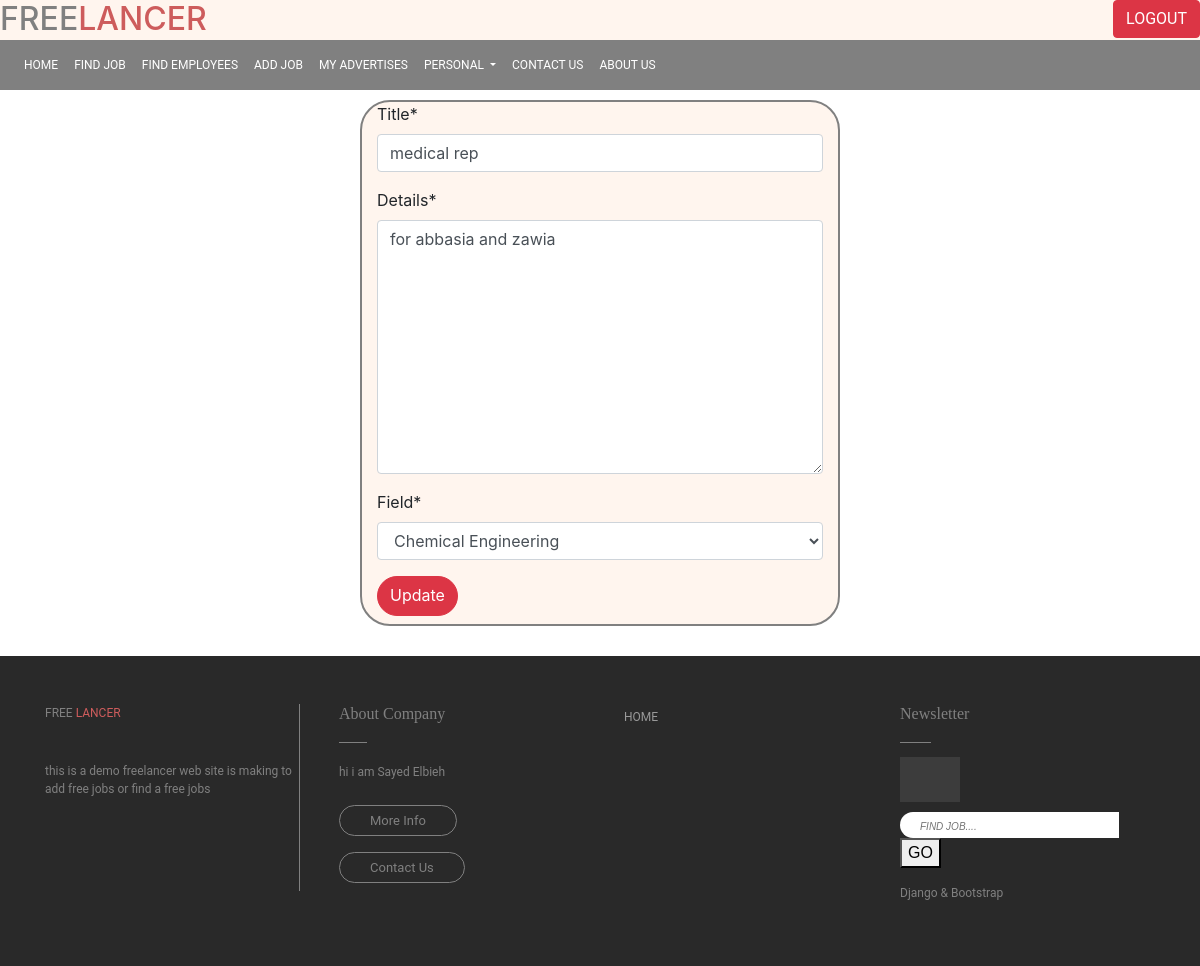
Screenshot of /advertis/my_advertises/edit/9 (signed in) with the database file from the repository.
### Advertis/models.py (models this page shows, shortened)
class adver_m (models.Model):
    user=models.ForeignKey(User,on_delete=models.CASCADE)
    title=models.CharField(max_length=120,blank=False)
    details=models.TextField(max_length=500,blank=False)
    date=models.DateField(auto_now_add=True)
    field=models.CharField(max_length=50,choices=JOb_CHOICES,default='Other')
    status=models.CharField(max_length=22,choices=status_choises,default="waiting admin approval")

### Advertis/views.py (the view)
# urls.py: url(r'^my_advertises/edit/(?P<adv_id>[0-9]*)$',views.edit_adv,name="edit_adv"),
def edit_adv(request,adv_id):
    req_user=request.user
    query=adver_m.objects.get(pk=adv_id)
    creat_user=query.user
    if req_user==creat_user:
        if request.method=="POST":
            form=advir_form(request.POST,instance=query)
            if form.is_valid:
                form.save()
                return redirect("/advertis/my_advertises")
        else:
            form=advir_form(instance=query)
            return render(request,"Advertis/edit-adv.html",{"form":form})
        adver_m.delete(pk=adv_id)
    else:
        return HttpResponse("you are not authurided to edit this post")

### Advertis/forms.py
class advir_form(ModelForm):
    class Meta:
     model=adver_m
     fields=['title','details','field']

### templates/Advertis/edit-adv.html (shortened to what this page needs)
{% extends "base.html" %}
{% block content %}
    {% load crispy_forms_tags %}
        <div class="container form" >
<form method="POST" >
    {{ form|crispy}}
    <button  type="submit" class="btn btn-danger">Update</button>
</form>
    </div>
{% endblock %}

### project_static/template/base/css/base.css (style rules this page uses)
.form { width: 40%; margin-top: 10px; margin-bottom: 30px; border: gray 2px solid; background-color: seashell; border-radius: 30px; }
.form button { border-radius: 20px; margin-bottom: 8px; padding-bottom: 8px; }

### project_static/template/footer/footer.css (style rules this page uses)
::placeholder { font-size: 10px; padding-left: 10px; font-style: italic; }

### rows the page displays
adver_m: title "medical rep", details "for abbasia and zawia", field "Chemical Engineering"
